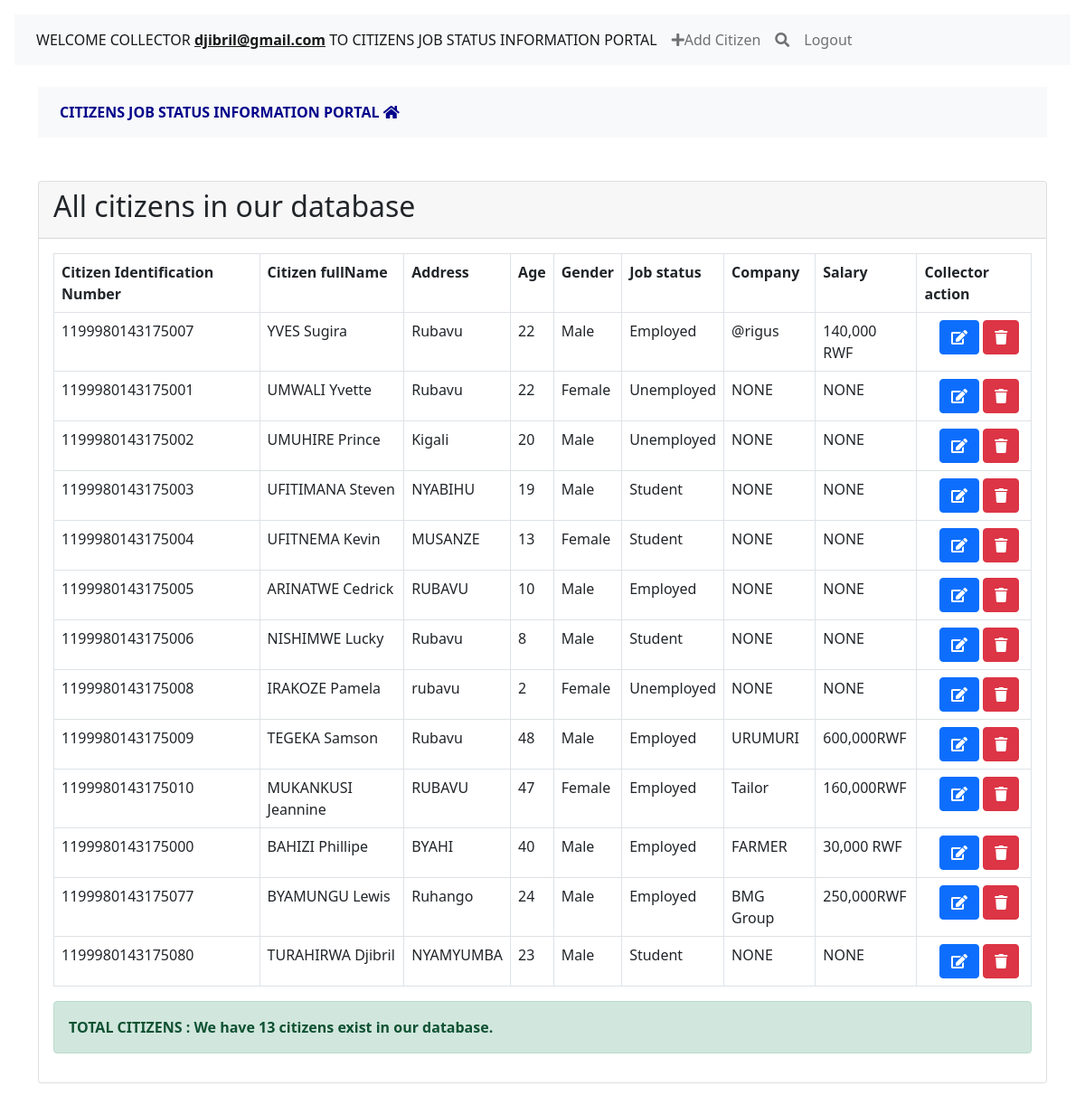
/collectorIndex.php (signed in), run on the app's committed database.
### tables this page shows
CREATE TABLE `citizen` (
  `id` int(11) NOT NULL,
  `cid` varchar(25) NOT NULL,
  `fullname` varchar(50) NOT NULL,
  `address` varchar(50) NOT NULL,
  `age` varchar(3) NOT NULL,
  `sex` varchar(11) NOT NULL,
  `status` varchar(50) NOT NULL,
  `company` varchar(50) NOT NULL,
  `salary` varchar(50) NOT NULL
);

### collectorIndex.php (the view, shortened to what this page needs)
<?php
require 'includeFiles/header.php';
?>
<!DOCTYPE html>
<html>
<head>
    <link rel="stylesheet" type="text/css" href="css/bootstrap.css">
    <link rel="stylesheet" type="text/css" href="css/bootstrap.min.css">
    <link rel="stylesheet" type="text/css" href="js/bootstrap.min.js">
        <link rel="stylesheet" type="text/css" href="icons/all.min.css">
    </head>
    <body>
<?php
require 'includeFiles/config.php';
$sql = 'SELECT * FROM citizen';
$statement = $connection->prepare($sql);
$statement->execute();
$people = $statement->fetchAll(PDO::FETCH_OBJ);
 ?>
<div class="container"><br>
    <nav class="navbar navbar-expand-lg navbar-light bg-light">
    <div class="collapse navbar-collapse" id="navbarSupportedContent">
        <ul class="navbar-nav me-auto">
            <li class="nav-item">
                <a class="nav-link" href="collectorIndex.php" style="font-weight:bold;padding:8px;"><b style="color:darkblue">CITIZENS JOB STATUS INFORMATION PORTAL <i class="fas fa-home"></i></b></a>
            </li>
        </ul>
    </div>
</nav>
  <div class="card mt-5">
    <div class="card-header">
      <h2>All citizens in our database</h2>
    </div>
    <div class="card-body">
      <table class="table table-bordered">
        <tr>
        <th>Citizen Identification Number</th>
        <th>Citizen fullName</th>
        <th>Address</th>
        <th>Age</th>
        <th>Gender</th>
        <th>Job status</th>
        <th>Company</th>
        <th>Salary</th>
        <th>Collector action</th>
        </tr>
        <?php foreach($people as $person): ?>
          <tr>
            <td><?= $person->cid; ?></td>
            <td><?= $person->fullname; ?></td>
            <td><?= $person->address; ?></td>
            <td><?= $person->age; ?></td>
            <td><?= $person->sex; ?></td>
            <td><?= $person->status; ?></td>
            <td><?= $person->company; ?></td>
            <td><?= $person->salary; ?></td>
            <td>&nbsp;&nbsp;&nbsp;
              <a onclick="return confirm('Are you sure you want to update this record ?')" href="edit.php?id=<?= $person->id ?>" class='btn btn-primary'><i class="fas fa-edit"></i></a>
                <a onclick="return confirm('Are you sure you want to delete this CItizen record?')" href="delete.php?id=<?= $person->id ?>" class='btn btn-danger'><i class="fa fa-trash" aria-hidden="true"></i></a>
            </td>
          </tr>
        <?php endforeach; ?>
      </table>
        <?php
        $caountSl="SELECT COUNT(*) AS num FROM citizen";
        $stmt=$connection->prepare($caountSl);
        $stmt->execute();
        $rows=$stmt->fetch(PDO::FETCH_ASSOC);
        $message='<b>'.'TOTAL CITIZENS : We have ' .$rows['num']. " citizens exist in our database.".'</b>';
        echo "<div class='alert alert-success'>" .$message. "</div>";
?>
    </div>
  </div>
</div>
    </body>
</html>

### data on the page
citizen: cid "1199980143175007", fullname "YVES Sugira", address "Rubavu", age "22", sex "Male", status "Employed", company "@rigus", salary "140,000 RWF"
citizen: cid "1199980143175001", fullname "UMWALI Yvette", address "Rubavu", age "22", sex "Female", status "Unemployed", company "NONE", salary "NONE"
citizen: cid "1199980143175002", fullname "UMUHIRE Prince", address "Kigali", age "20", sex "Male", status "Unemployed", company "NONE", salary "NONE"
citizen: cid "1199980143175003", fullname "UFITIMANA Steven", address "NYABIHU", age "19", sex "Male", status "Student", company "NONE", salary "NONE"
citizen: cid "1199980143175004", fullname "UFITNEMA Kevin", address "MUSANZE", age "13", sex "Female", status "Student", company "NONE", salary "NONE"
citizen: cid "1199980143175005", fullname "ARINATWE Cedrick", address "RUBAVU", age "10", sex "Male", status "Employed", company "NONE", salary "NONE"
citizen: cid "1199980143175006", fullname "NISHIMWE Lucky", address "Rubavu", age "8", sex "Male", status "Student", company "NONE", salary "NONE"
citizen: cid "1199980143175008", fullname "IRAKOZE Pamela", address "rubavu", age "2", sex "Female", status "Unemployed", company "NONE", salary "NONE"
citizen: cid "1199980143175009", fullname "TEGEKA Samson", address "Rubavu", age "48", sex "Male", status "Employed", company "URUMURI", salary "600,000RWF"
citizen: cid "1199980143175010", fullname "MUKANKUSI Jeannine", address "RUBAVU", age "47", sex "Female", status "Employed", company "Tailor", salary "160,000RWF"
citizen: cid "1199980143175000", fullname "BAHIZI Phillipe", address "BYAHI", age "40", sex "Male", status "Employed", company "FARMER", salary "30,000 RWF"
citizen: cid "1199980143175077", fullname "BYAMUNGU Lewis", address "Ruhango", age "24", sex "Male", status "Employed", company "BMG Group", salary "250,000RWF"
citizen: cid "1199980143175080", fullname "TURAHIRWA Djibril", address "NYAMYUMBA", age "23", sex "Male", status "Student", company "NONE", salary "NONE"

### other printed values
$_SESSION["email"] "djibril@gmail.com"
$rows['num'] "13"
